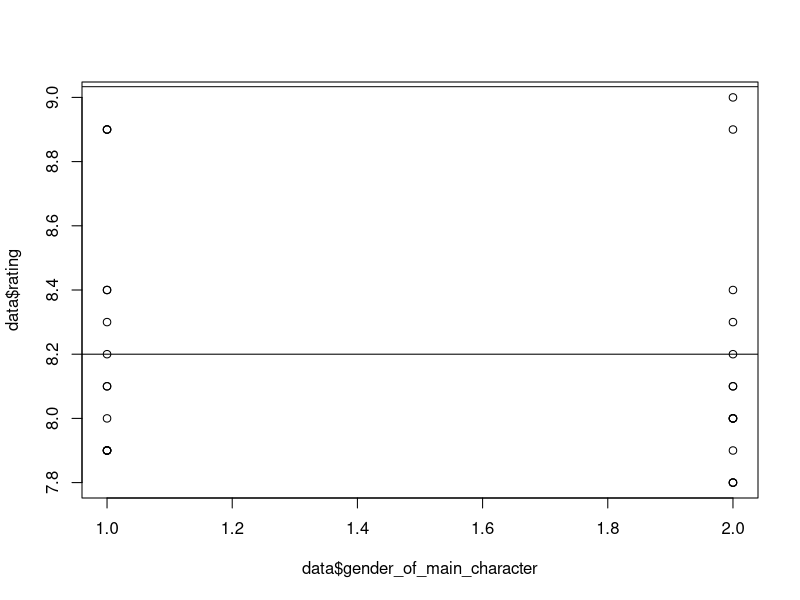
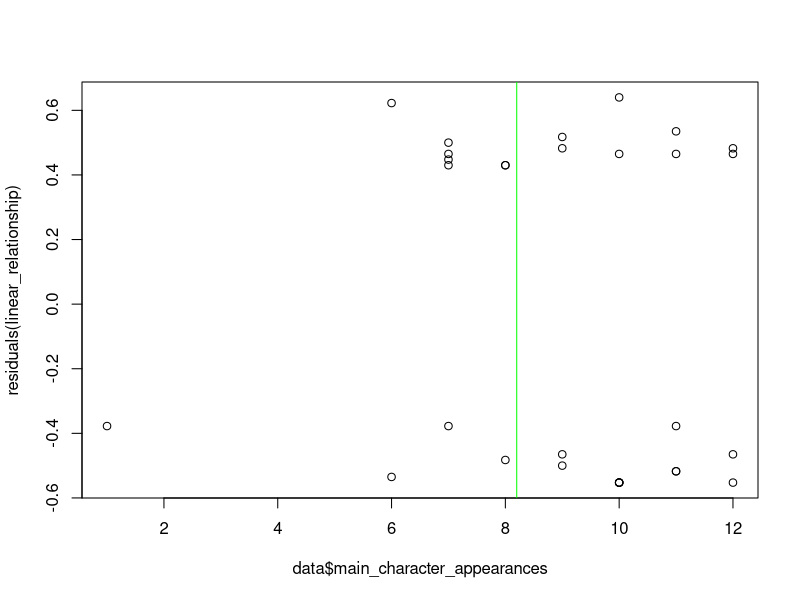

R code for these plots, in order:
## Project:  STA 215, Fall 2023, Final Project
# Located:   Kline TCNJ Google Drive
# File Name: template
# Date:      2023_11_16
# Who:       Zachary D. Kline



## Load packages
# NOTE: Run base.R if these commands return an error!
library(readr)
library(dplyr)
library(tidytext)
library(tidyverse)
library(ggplot2)
library(haven)
library(forcats)
library(psych)

# Load data 
data <- read_delim("raw_data.csv")



##################################################################################
############### STEP 1: Table 1    ####################   
##################################################################################
mean(data$gender_of_main_character)
sd(data$gender_of_main_character)
table(data$gender_of_main_character)
describe(data$gender_of_main_character)
summary(data$gender_of_main_character)

mean(data$rating)
sd(data$rating)
table(data$rating)
describe(data$rating)
summary(data$rating)

mean(data$season)
sd(data$season)
table(data$season)
describe(data$season)
summary(data$season)

mean(data$topic_of_convo)
sd(data$topic_of_convo)
table(data$topic_of_convo)
describe(data$topic_of_convo)
summary(data$topic_of_convo)

mean(data$main_character_appearances)
sd(data$main_character_appearances)
table(data$main_character_appearances)
describe(data$main_character_appearances)
summary(data$main_character_appearances)

##################################################################################
####################  STEP 2: Table  2             ####################   
##################################################################################
table(data$gender_of_main_character,data$season)
table(data$gender_of_main_character,data$topic_of_convo)
table(data$season,data$topic_of_convo)

##################################################################################
####################   STEP 3: Chi squared test             ####################   
##################################################################################
chisq.test(data$gender_of_main_character,data$season)
chisq.test(data$gender_of_main_character,data$topic_of_convo)
chisq.test(data$season,data$topic_of_convo)

##################################################################################
####################  STEP 4: ANOVA                ####################   
##################################################################################
anova_adapted <- aov(gender_of_main_character ~ rating, data = data)
summary(anova_adapted)
anova_adapted <- aov(gender_of_main_character ~ main_character_appearances, data = data)
summary(anova_adapted)
anova_adapted <- aov(season ~ rating, data = data)
summary(anova_adapted)
anova_adapted <- aov(season ~ main_character_appearances, data = data)
summary(anova_adapted)
anova_adapted <- aov(topic_of_convo ~ rating, data = data)
summary(anova_adapted)
anova_adapted <- aov(topic_of_convo ~ main_character_appearances, data = data)
summary(anova_adapted)

##################################################################################
####################  STEP 5: Correlation                ####################   
##################################################################################
cor(data$rating,data$main_character_appearances)

##################################################################################
####################  STEP 6: Linear Regression                ####################   
##################################################################################
linear_relationship <- lm(rating ~ main_character_appearances, data = data)
summary(linear_relationship)

##################################################################################
####################  STEP 7: Figure 1                                ####################   
##################################################################################
linear_plot <- plot(data$gender_of_main_character, data$rating)
print(linear_plot)
linear_relationship <- lm(gender_of_main_character ~ rating, data = data)
summary(linear_relationship)
abline(linear_relationship, col = "red")
abline(h=mean(data$main_character_appearances))
abline(h=mean(data$rating))

##################################################################################
####################  STEP 8: Examine residuals                     ####################   
##################################################################################
plot(data$main_character_appearances, residuals(linear_relationship))
abline(v = 8.2,col = "green")
mean(residuals(linear_relationship))
abline(h = 1.5,col = "green")
abline(linear_relationship, col = "red")
